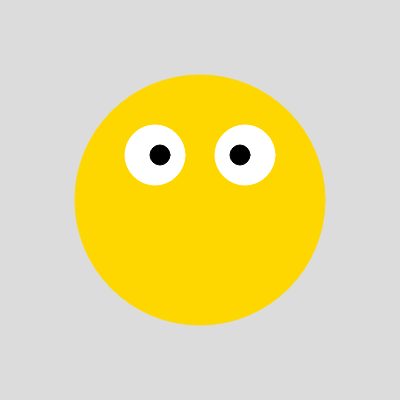
Frame 1 (no input)
Frame 2 (the mouse pressed at the canvas centre, redrawn once): identical to frame 1, image omitted

The p5.js sketch that drew this single still picture (run headless with seeded random() and noise() and a simulated clock; the mouse was pressed at the canvas centre and the sketch redrawn once):

// p5.js sketch
// ── sketch.js
function setup() {
  // create a canvas
  createCanvas(400, 400);
  //https://emojipedia.org/microsoft/windows-11-23h2-june-2024-update/face-without-mouth <---- this is the emoji I attempted to print out
  // disable animation
  noLoop();
}

function draw() {
  background(220);

  rectMode(CENTER);
  //Headtop
  stroke('gold');
  fill('gold');
  circle(200,200,250);
  //Eyes.1
  stroke('white');
  fill('white');
  circle (155,155,60);
  //Eyes.2
  stroke('white');
  fill('white');
  circle(245,155,60);
  //Pupils.1
  stroke('black');
  fill('black');
  circle(240,155,20);
  //Pupils.2
  stroke('black');
  fill('black');
  circle(160,155,20);
  
}
